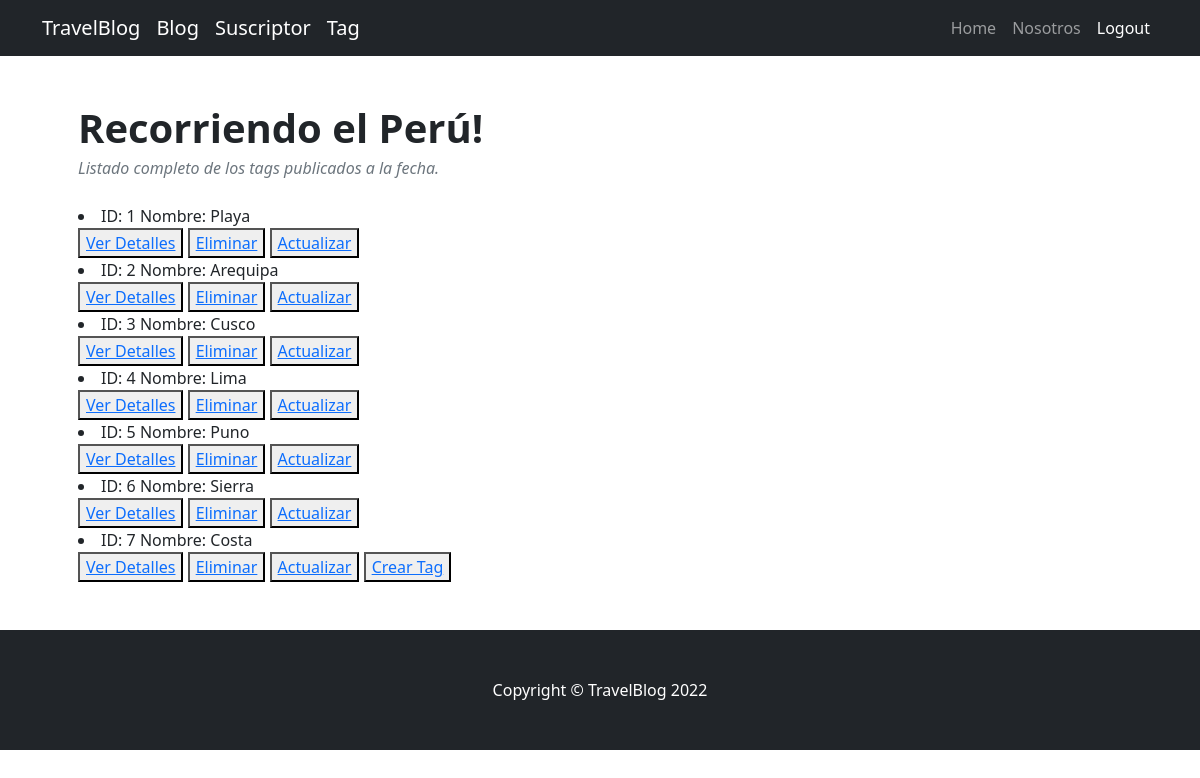
The app's page /list_tags/ (signed in), older data.
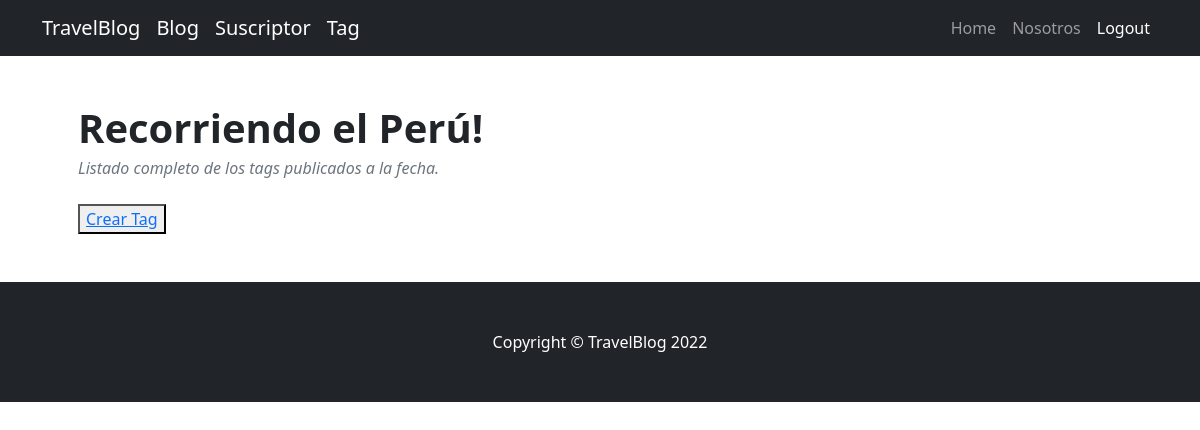
The same page, newer data.
### AppBlog/models.py (models this page shows, shortened)
class Tags(models.Model):
    id_tag = models.IntegerField(primary_key=True)
    id_post = models.ManyToManyField(Post, default=1, related_name='post_tags')
    tag = models.CharField(max_length=50)
    class Meta:
        verbose_name_plural = 'Tags'
        ordering = ['id_tag']

### AppBlog/views.py (the view)
# urls.py: path('list_tags/', TagsListView.as_view(), name='Tags_ListView'),
class TagsListView(LoginRequiredMixin,ListView):
    model = Tags
    template_name = 'AppBlog/tags_list.html'

### AppBlog/templates/AppBlog/tags_list.html
{% extends 'base.html' %}
{% load static %}
{% block codigoDinamico %}
<div class="container px-5 my-5">
    <header class="mb-4">
        <h1 class="fw-bolder mb-1">Recorriendo el Perú!</h1>
        <div class="text-muted fst-italic mb-2">Listado completo de los tags publicados a la fecha.</div>
    </header>
    {% for Tags in object_list %}
        <li>ID: {{Tags.id_tag}}  Nombre: {{Tags.tag}} </li>
        <button>
            <a href="{% url 'Tags_DetailView' Tags.id_tag %}">Ver Detalles</a>
        </button>
        <button>
            <a href="{% url 'Tags_DeleteView' Tags.id_tag %}">Eliminar</a>
        </button>
        <button>
            <a href="{% url 'Tags_UpdateView' Tags.id_tag %}">Actualizar</a>
        </button>
    {% endfor %}
        <button>
            <a href="{% url 'Tags_CreateView' %}">Crear Tag</a>
        </button>
</div>
{%endblock%}

### AppBlog/templates/base.html (shortened to what this page needs)
<!DOCTYPE html>
<html lang="en">
    <head>
        {% load static %}
        <link href="{% static 'AppBlog/css/styles.css'%}" rel="stylesheet" />
    </head>
    <body>
        <nav class="navbar navbar-expand-lg navbar-dark bg-dark">
            <div class="container">
                <a class="navbar-brand" href="{% url 'index'%}">TravelBlog</a>
                <div class="dropdown">
                    <a class="navbar-brand" type="button" id="dropdownMenuButton1" data-bs-toggle="dropdown" aria-expanded="false">Blog</a>
                  </div>
                <div class="dropdown">
                    <a class="navbar-brand" type="button" id="dropdownMenuButton1" data-bs-toggle="dropdown" aria-expanded="false">Suscriptor</a>
                </div>
                <div class="dropdown">
                    <a class="navbar-brand" type="button" id="dropdownMenuButton1" data-bs-toggle="dropdown" aria-expanded="false">Tag</a>
                </div>
                <div class="collapse navbar-collapse" id="navbarSupportedContent">
                    <ul class="navbar-nav ms-auto mb-2 mb-lg-0">
                        <li class="nav-item"><a class="nav-link" href="{% url 'index'%}">Home</a></li>
                        <li class="nav-item"><a class="nav-link" href="{% url 'nosotros'%}">Nosotros</a></li>
                        <li class="nav-item"><a class="nav-link active" aria-current="page" href="{% url 'Logout'%}">Logout</a></li>
                    </ul>
                </div>
            </div>
        </nav>
        {% block codigoDinamico %}
        {% endblock%}
        <footer class="py-5 bg-dark">
            <div class="container"><p class="m-0 text-center text-white">Copyright &copy; TravelBlog 2022</p></div>
        </footer>
    </body>
</html>

Row changes from the older to the newer data that the page shows:
removed Tags: id_tag "1", tag "Playa"
removed Tags: id_tag "2", tag "Arequipa"
removed Tags: id_tag "3", tag "Cusco"
removed Tags: id_tag "4", tag "Lima"
removed Tags: id_tag "5", tag "Puno"
removed Tags: id_tag "6", tag "Sierra"
removed Tags: id_tag "7", tag "Costa"
